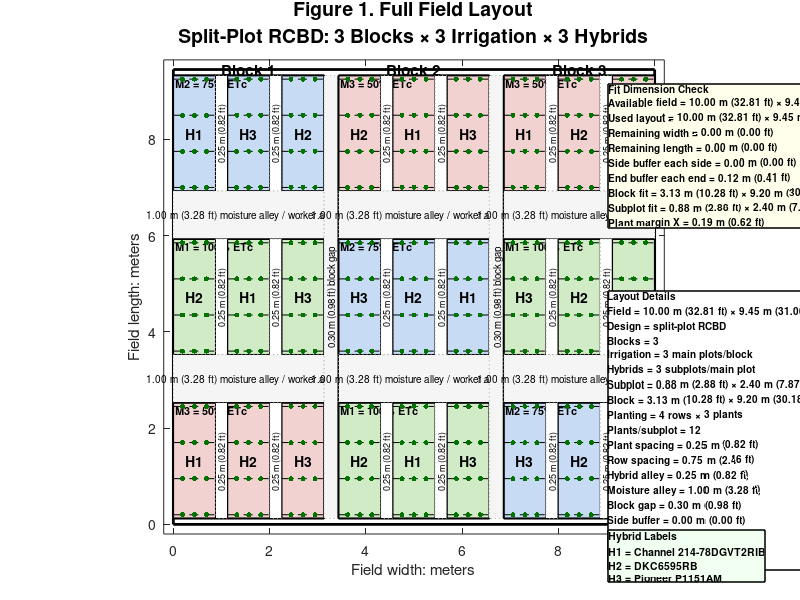
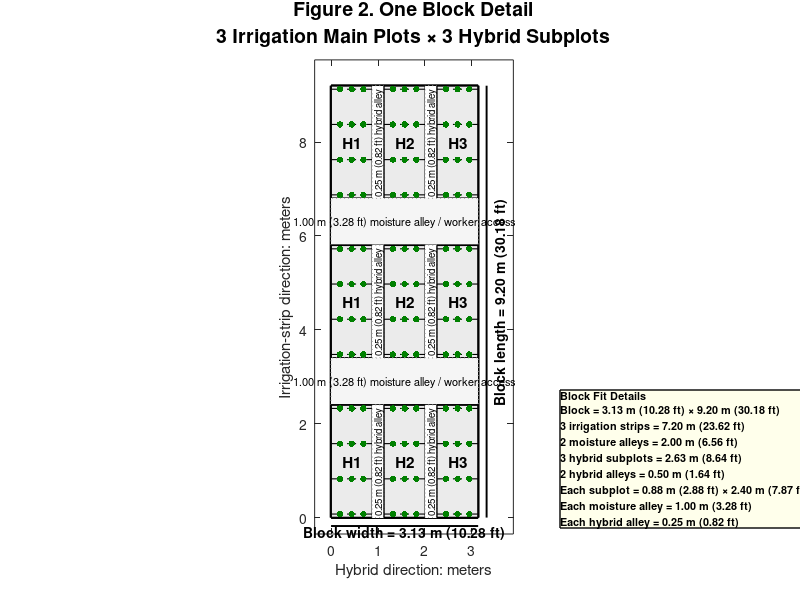
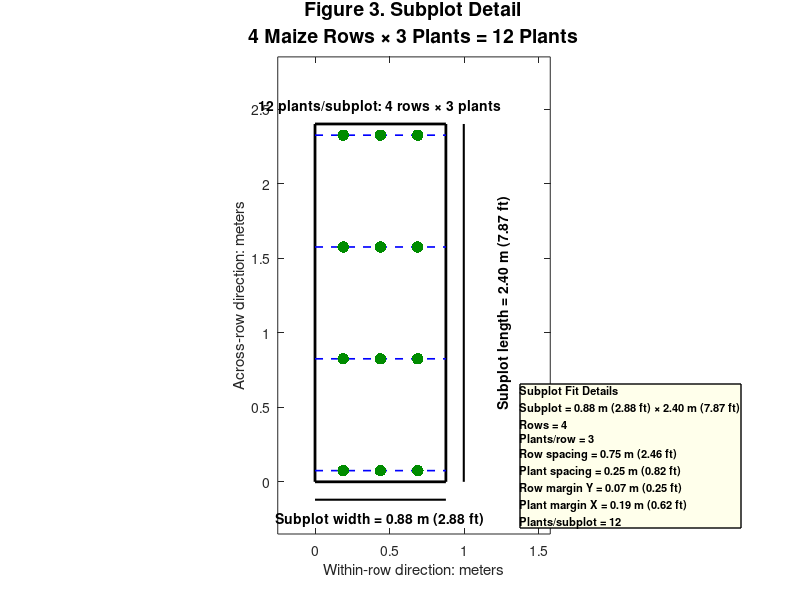

MATLAB code for these plots, in order: (Note: this script raises an error after producing the figures.)
clear; clc; close all;

%% =========================================================
% FINAL SPLIT-PLOT RCBD LAYOUT
% Field = 10.00 m × 9.45 m
% 3 Blocks × 3 Irrigation × 3 Hybrids
% 12 plants/subplot = 4 rows × 3 plants
% Row spacing fixed at 0.75 m
%% =========================================================

%% UNIT CONVERSION
m2ft = 3.28084;
mf = @(x) sprintf('%.2f m (%.2f ft)', x, x*m2ft);

%% FIELD SIZE
fieldW = 10.00;
fieldL = 9.45;

%% DESIGN
nBlocks = 3;
nIrrig  = 3;
nHybrid = 3;

%% PLANTING GEOMETRY
nRows = 4;
plantsPerRow = 3;
plantsPerSubplot = nRows * plantsPerRow;clc


rowSpacingY   = 0.75;
plantSpacingX = 0.25;

%% ALLEYS
hybAlley   = 0.25;
irrAlley   = 1;
blockAlley = 0.30;

%% SUBPLOT SIZE
subplotW = (fieldW - (nBlocks-1)*blockAlley ...
    - nBlocks*(nHybrid-1)*hybAlley) / (nBlocks*nHybrid);

rowMarginY = 0.075;
subplotL = (nRows-1)*rowSpacingY + 2*rowMarginY;

plantMarginX = (subplotW - (plantsPerRow-1)*plantSpacingX)/2;

%% BLOCK SIZE
blockW = nHybrid*subplotW + (nHybrid-1)*hybAlley;
blockL = nIrrig*subplotL + (nIrrig-1)*irrAlley;

%% BUFFERS
sideBuffer  = (fieldW - (nBlocks*blockW + (nBlocks-1)*blockAlley))/2;
frontBuffer = (fieldL - blockL)/2;

if sideBuffer < -1e-6 || frontBuffer < -1e-6 || plantMarginX < 0
    error('Layout does not fit. Reduce alley width or subplot spacing.');
end

%% POSITIONS
bx = sideBuffer + (0:nBlocks-1)*(blockW + blockAlley);
by = frontBuffer*ones(1,nBlocks);

%% TREATMENTS
irrig = {'M1','M2','M3'};
irrigFull = {'100% ETc','75% ETc','50% ETc'};
hyb = {'H1','H2','H3'};

%% RANDOMIZATION
rng(10);

irrOrder = cell(nBlocks,1);
hybOrder = cell(nBlocks,nIrrig);

for b = 1:nBlocks
    irrOrder{b} = irrig(randperm(nIrrig));
    for m = 1:nIrrig
        hybOrder{b,m} = hyb(randperm(nHybrid));
    end
end

%% COLORS
col = containers.Map({'M1','M2','M3'}, ...
    {[0.82 0.92 0.78], [0.78 0.86 0.96], [0.95 0.82 0.82]});

%% TOTALS
totalPlots  = nBlocks*nIrrig*nHybrid;
totalPlants = totalPlots*plantsPerSubplot;

%% FIT DIMENSION CHECK
usedFieldW = nBlocks*blockW + (nBlocks-1)*blockAlley + 2*sideBuffer;
usedFieldL = blockL + 2*frontBuffer;

fitText = { ...
    '\bfFit Dimension Check', ...
    sprintf('Available field = %s × %s', mf(fieldW), mf(fieldL)), ...
    sprintf('Used layout = %s × %s', mf(usedFieldW), mf(usedFieldL)), ...
    sprintf('Remaining width = %s', mf(fieldW-usedFieldW)), ...
    sprintf('Remaining length = %s', mf(fieldL-usedFieldL)), ...
    sprintf('Side buffer each side = %s', mf(sideBuffer)), ...
    sprintf('End buffer each end = %s', mf(frontBuffer)), ...
    sprintf('Block fit = %s × %s', mf(blockW), mf(blockL)), ...
    sprintf('Subplot fit = %s × %s', mf(subplotW), mf(subplotL)), ...
    sprintf('Plant margin X = %s', mf(plantMarginX))};

%% =========================================================
% FIGURE 1: FULL FIELD LAYOUT
%% =========================================================
figure('Color','w','Position',[80 80 1550 850]);
hold on; axis equal; box on;

xlim([-0.2 fieldW+0.2]);
ylim([-0.2 fieldL+0.2]);

title({'Figure 1. Full Field Layout', ...
       'Split-Plot RCBD: 3 Blocks × 3 Irrigation × 3 Hybrids'}, ...
       'FontSize',14,'FontWeight','bold');

rectangle('Position',[0 0 fieldW fieldL], ...
    'EdgeColor','k','LineWidth',2);

for b = 1:nBlocks

    x0 = bx(b);
    y0 = by(b);

    rectangle('Position',[x0 y0 blockW blockL], ...
        'EdgeColor','k','LineWidth',1.6);

    text(x0+blockW/2,y0+blockL+0.12, ...
        sprintf('Block %d',b), ...
        'HorizontalAlignment','center','FontWeight','bold','FontSize',11);

    for m = 1:nIrrig

        yStrip = y0 + blockL - m*subplotL - (m-1)*irrAlley;
        M = irrOrder{b}{m};
        idxM = find(strcmp(irrig,M));

        rectangle('Position',[x0 yStrip blockW subplotL], ...
            'FaceColor',col(M),'EdgeColor','k','LineWidth',1.1);

        text(x0+0.04,yStrip+subplotL-0.15, ...
            sprintf('%s = %s',M,irrigFull{idxM}), ...
            'FontSize',7.8,'FontWeight','bold');

        Hlist = hybOrder{b,m};

        for h = 1:nHybrid

            xSub = x0 + (h-1)*(subplotW+hybAlley);

            rectangle('Position',[xSub yStrip subplotW subplotL], ...
                'EdgeColor','k','LineWidth',0.9);

            text(xSub+subplotW/2,yStrip+subplotL/2, ...
                Hlist{h}, ...
                'HorizontalAlignment','center','FontSize',10,'FontWeight','bold');

            px = xSub + plantMarginX + (0:plantsPerRow-1)*plantSpacingX;
            py = yStrip + rowMarginY + (0:nRows-1)*rowSpacingY;

            for r = 1:nRows
                plot([xSub xSub+subplotW],[py(r) py(r)], ...
                    'k--','LineWidth',0.7);

                for p = 1:plantsPerRow
                    scatter(px(p),py(r),14,[0 0.45 0],'filled');
                end
            end

            if h < nHybrid
                alleyX = xSub + subplotW;

                rectangle('Position',[alleyX yStrip hybAlley subplotL], ...
                    'FaceColor',[1 1 1], ...
                    'EdgeColor',[0.65 0.65 0.65], ...
                    'LineStyle',':');

                text(alleyX+hybAlley/2,yStrip+subplotL/2, ...
                    mf(hybAlley), ...
                    'Rotation',90, ...
                    'HorizontalAlignment','center', ...
                    'FontSize',6.5);
            end
        end

        if m < nIrrig
            alleyY = yStrip - irrAlley;

            rectangle('Position',[x0 alleyY blockW irrAlley], ...
                'FaceColor',[0.96 0.96 0.96], ...
                'EdgeColor',[0.65 0.65 0.65], ...
                'LineStyle',':');

            text(x0+blockW/2,alleyY+irrAlley/2, ...
                sprintf('%s moisture alley / worker access', mf(irrAlley)), ...
                'HorizontalAlignment','center','FontSize',7.3);
        end
    end

    if b < nBlocks
        alleyX = x0 + blockW;

        rectangle('Position',[alleyX y0 blockAlley blockL], ...
            'FaceColor',[0.96 0.96 0.96], ...
            'EdgeColor',[0.65 0.65 0.65], ...
            'LineStyle',':');

        text(alleyX+blockAlley/2,y0+blockL/2, ...
            sprintf('%s block gap', mf(blockAlley)), ...
            'Rotation',90,'HorizontalAlignment','center','FontSize',7);
    end
end

%% DETAILS BOX
details = { ...
    '\bfLayout Details', ...
    sprintf('Field = %s × %s', mf(fieldW), mf(fieldL)), ...
    'Design = split-plot RCBD', ...
    'Blocks = 3', ...
    'Irrigation = 3 main plots/block', ...
    'Hybrids = 3 subplots/main plot', ...
    sprintf('Subplot = %s × %s', mf(subplotW), mf(subplotL)), ...
    sprintf('Block = %s × %s', mf(blockW), mf(blockL)), ...
    'Planting = 4 rows × 3 plants', ...
    sprintf('Plants/subplot = %d',plantsPerSubplot), ...
    sprintf('Plant spacing = %s', mf(plantSpacingX)), ...
    sprintf('Row spacing = %s', mf(rowSpacingY)), ...
    sprintf('Hybrid alley = %s', mf(hybAlley)), ...
    sprintf('Moisture alley = %s', mf(irrAlley)), ...
    sprintf('Block gap = %s', mf(blockAlley)), ...
    sprintf('Side buffer = %s', mf(sideBuffer)), ...
    sprintf('End buffer = %s', mf(frontBuffer)), ...
    sprintf('Total plots = %d',totalPlots), ...
    sprintf('Total plants = %d',totalPlants)};

xlabel('Field width: meters');
ylabel('Field length: meters');
set(gca,'FontSize',10);

xlim([-0.2 fieldW+0.2]);
ylim([-0.2 fieldL+0.2]);

annotation('textbox',[0.76 0.05 0.27 0.46], ...
    'String',details, ...
    'FitBoxToText','on', ...
    'BackgroundColor','w', ...
    'EdgeColor','k', ...
    'LineWidth',1.1, ...
    'FontSize',7.2, ...
    'Interpreter','tex');

annotation('textbox',[0.76 0.62 0.27 0.27], ...
    'String',fitText, ...
    'FitBoxToText','on', ...
    'BackgroundColor',[1 1 0.92], ...
    'EdgeColor','k', ...
    'LineWidth',1.1, ...
    'FontSize',7.2, ...
    'Interpreter','tex');

hybridText = { ...
    '\bfHybrid Labels', ...
    'H1 = Channel 214-78DGVT2RIB', ...
    'H2 = DKC6595RB', ...
    'H3 = Pioneer P1151AM'};

annotation('textbox',[0.76 0.03 0.27 0.10], ...
    'String',hybridText, ...
    'FitBoxToText','on', ...
    'BackgroundColor',[0.94 1.00 0.94], ...
    'EdgeColor','k', ...
    'LineWidth',1.1, ...
    'FontSize',7.5, ...
    'Interpreter','tex');

exportgraphics(gcf,'Fig1_FullLayout_10m_RowSpacing075_m_ft.png','Resolution',400);

%% =========================================================
% FIGURE 2: ONE BLOCK DETAIL
%% =========================================================
figure('Color','w','Position',[120 80 850 850]);
hold on; axis equal; box on;

xlim([-0.35 blockW+0.75]);
ylim([-0.35 blockL+0.55]);

title({'Figure 2. One Block Detail', ...
      '3 Irrigation Main Plots × 3 Hybrid Subplots'}, ...
      'FontSize',14,'FontWeight','bold');

rectangle('Position',[0 0 blockW blockL], ...
    'EdgeColor','k','LineWidth',2);

for m = 1:nIrrig

    yStrip = blockL - m*subplotL - (m-1)*irrAlley;

    rectangle('Position',[0 yStrip blockW subplotL], ...
        'FaceColor',[0.92 0.92 0.92], ...
        'EdgeColor','k','LineWidth',1.1);

    for h = 1:nHybrid

        xSub = (h-1)*(subplotW+hybAlley);

        rectangle('Position',[xSub yStrip subplotW subplotL], ...
            'EdgeColor','k','LineWidth',1.0);

        text(xSub+subplotW/2,yStrip+subplotL/2, ...
            sprintf('H%d',h), ...
            'HorizontalAlignment','center','FontSize',11,'FontWeight','bold');

        px = xSub + plantMarginX + (0:plantsPerRow-1)*plantSpacingX;
        py = yStrip + rowMarginY + (0:nRows-1)*rowSpacingY;

        for r = 1:nRows
            plot([xSub xSub+subplotW],[py(r) py(r)], ...
                'k--','LineWidth',0.8);

            for p = 1:plantsPerRow
                scatter(px(p),py(r),22,[0 0.5 0],'filled');
            end
        end

        if h < nHybrid
            alleyX = xSub + subplotW;

            rectangle('Position',[alleyX yStrip hybAlley subplotL], ...
                'FaceColor',[1 1 1], ...
                'EdgeColor',[0.65 0.65 0.65], ...
                'LineStyle',':');

            text(alleyX+hybAlley/2,yStrip+subplotL/2, ...
                sprintf('%s hybrid alley', mf(hybAlley)), ...
                'Rotation',90, ...
                'HorizontalAlignment','center','FontSize',7);
        end
    end

    if m < nIrrig
        rectangle('Position',[0 yStrip-irrAlley blockW irrAlley], ...
            'FaceColor',[0.96 0.96 0.96], ...
            'EdgeColor',[0.65 0.65 0.65], ...
            'LineStyle',':');

        text(blockW/2,yStrip-irrAlley/2, ...
            sprintf('%s moisture alley / worker access', mf(irrAlley)), ...
            'HorizontalAlignment','center','FontSize',8);
    end
end

plot([0 blockW],[-0.18 -0.18],'k','LineWidth',1.4);
text(blockW/2,-0.32,sprintf('Block width = %s', mf(blockW)), ...
    'HorizontalAlignment','center','FontWeight','bold');

plot([blockW+0.18 blockW+0.18],[0 blockL],'k','LineWidth',1.4);
text(blockW+0.47,blockL/2,sprintf('Block length = %s', mf(blockL)), ...
    'Rotation',90,'HorizontalAlignment','center','FontWeight','bold');

blockFitText = { ...
    '\bfBlock Fit Details', ...
    sprintf('Block = %s × %s', mf(blockW), mf(blockL)), ...
    sprintf('3 irrigation strips = %s', mf(nIrrig*subplotL)), ...
    sprintf('2 moisture alleys = %s', mf(2*irrAlley)), ...
    sprintf('3 hybrid subplots = %s', mf(nHybrid*subplotW)), ...
    sprintf('2 hybrid alleys = %s', mf(2*hybAlley)), ...
    sprintf('Each subplot = %s × %s', mf(subplotW), mf(subplotL)), ...
    sprintf('Each moisture alley = %s', mf(irrAlley)), ...
    sprintf('Each hybrid alley = %s', mf(hybAlley))};

annotation('textbox',[0.70 0.12 0.28 0.30], ...
    'String',blockFitText, ...
    'FitBoxToText','on', ...
    'BackgroundColor',[1 1 0.92], ...
    'EdgeColor','k', ...
    'LineWidth',1.0, ...
    'FontSize',7.8, ...
    'Interpreter','tex');

xlabel('Hybrid direction: meters');
ylabel('Irrigation-strip direction: meters');
set(gca,'FontSize',10);

exportgraphics(gcf,'Fig2_BlockDetail_10m_RowSpacing075_m_ft.png','Resolution',400);

%% =========================================================
% FIGURE 3: SUBPLOT DETAIL
%% =========================================================
figure('Color','w','Position',[180 80 760 800]);
hold on; axis equal; box on;

xlim([-0.25 subplotW+0.70]);
ylim([-0.35 subplotL+0.45]);

title({'Figure 3. Subplot Detail', ...
       '4 Maize Rows × 3 Plants = 12 Plants'}, ...
       'FontSize',14,'FontWeight','bold');

rectangle('Position',[0 0 subplotW subplotL], ...
    'EdgeColor','k','LineWidth',2);

px = plantMarginX + (0:plantsPerRow-1)*plantSpacingX;
py = rowMarginY + (0:nRows-1)*rowSpacingY;

for r = 1:nRows
    plot([0 subplotW],[py(r) py(r)], ...
        'b--','LineWidth',1.2);

    for p = 1:plantsPerRow
        scatter(px(p),py(r),70,[0 0.55 0],'filled');
    end
end

plot([0 subplotW],[-0.12 -0.12],'k','LineWidth',1.5);
text(subplotW/2,-0.25,sprintf('Subplot width = %s', mf(subplotW)), ...
    'HorizontalAlignment','center','FontWeight','bold');

plot([subplotW+0.12 subplotW+0.12],[0 subplotL], ...
    'k','LineWidth',1.5);

text(subplotW+0.38,subplotL/2, ...
    sprintf('Subplot length = %s', mf(subplotL)), ...
    'Rotation',90,'HorizontalAlignment','center','FontWeight','bold');

text(subplotW/2,subplotL+0.12, ...
    '12 plants/subplot: 4 rows × 3 plants', ...
    'HorizontalAlignment','center','FontWeight','bold');

subplotFitText = { ...
    '\bfSubplot Fit Details', ...
    sprintf('Subplot = %s × %s', mf(subplotW), mf(subplotL)), ...
    sprintf('Rows = %d',nRows), ...
    sprintf('Plants/row = %d',plantsPerRow), ...
    sprintf('Row spacing = %s', mf(rowSpacingY)), ...
    sprintf('Plant spacing = %s', mf(plantSpacingX)), ...
    sprintf('Row margin Y = %s', mf(rowMarginY)), ...
    sprintf('Plant margin X = %s', mf(plantMarginX)), ...
    sprintf('Plants/subplot = %d',plantsPerSubplot)};

annotation('textbox',[0.65 0.12 0.30 0.22], ...
    'String',subplotFitText, ...
    'FitBoxToText','on', ...
    'BackgroundColor',[1 1 0.92], ...
    'EdgeColor','k', ...
    'LineWidth',1.0, ...
    'FontSize',8, ...
    'Interpreter','tex');

xlabel('Within-row direction: meters');
ylabel('Across-row direction: meters');
set(gca,'FontSize',10);

exportgraphics(gcf,'Fig3_SubplotDetail_10m_RowSpacing075_m_ft.png','Resolution',400);


%% =========================================================
% SAVE ALL OPEN FIGURES INTO ONE PDF
%% =========================================================
save_all_figures_pdf('Final_Field_Layout_All_Figures.pdf');

function save_all_figures_pdf(pdfname)

figs = findall(0,'Type','figure');
figs = flipud(figs);

if exist(pdfname,'file')
    delete(pdfname)
end

for k = 1:length(figs)
    exportgraphics(figs(k),pdfname, ...
        'Append',true, ...
        'ContentType','vector');
end

fprintf('All figures saved into: %s\n',pdfname);

end
